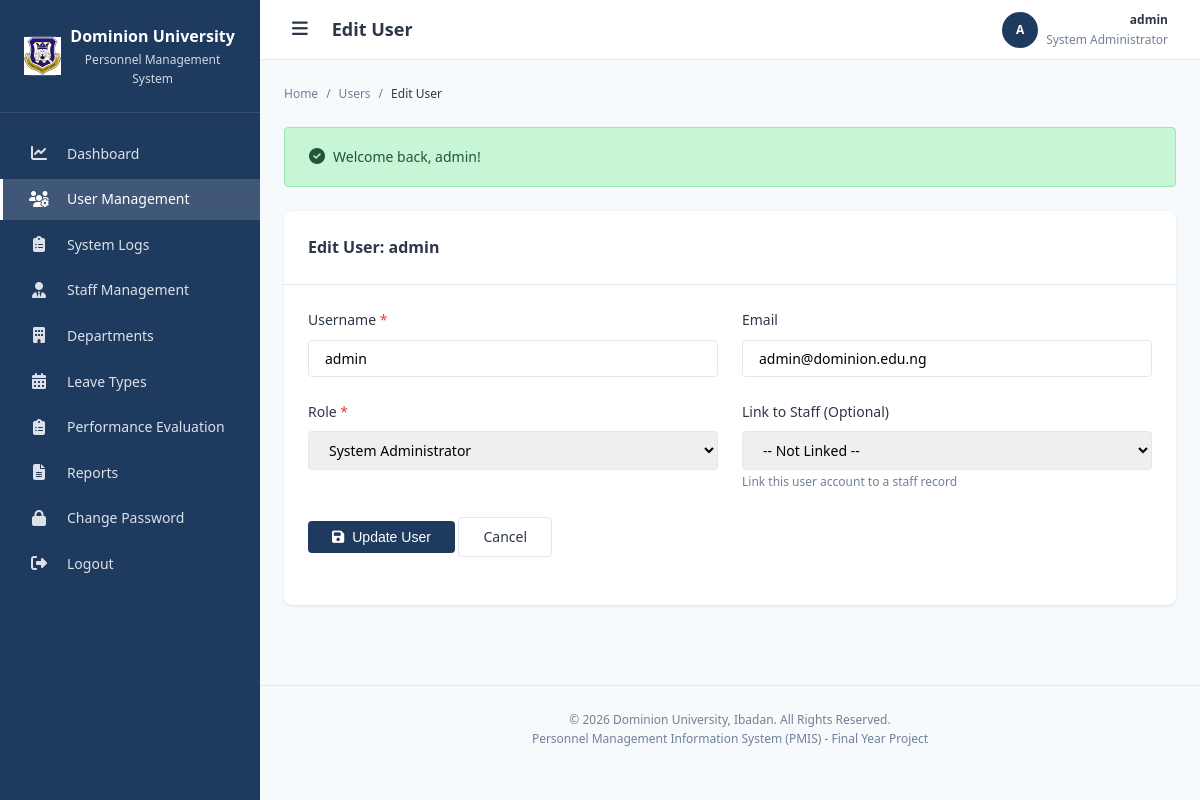
The app's page /modules/users/edit.php?id=1 (signed in) with its own data.
### tables this page shows
CREATE TABLE users (
    id INT AUTO_INCREMENT PRIMARY KEY,
    username VARCHAR(50) NOT NULL UNIQUE,
    email VARCHAR(100),
    password_hash VARCHAR(255) NOT NULL,
    role_id INT NOT NULL,
    staff_id INT NULL COMMENT 'Link to staff record if applicable',
    status ENUM('active', 'inactive') DEFAULT 'active',
    last_login TIMESTAMP NULL,
    created_at TIMESTAMP DEFAULT CURRENT_TIMESTAMP,
    updated_at TIMESTAMP DEFAULT CURRENT_TIMESTAMP ON UPDATE CURRENT_TIMESTAMP,
    
     
    FOREIGN KEY (role_id) REFERENCES roles(id) ON DELETE RESTRICT ON UPDATE CASCADE,
    FOREIGN KEY (staff_id) REFERENCES staff(id) ON DELETE SET NULL ON UPDATE CASCADE,
    
     
    INDEX idx_username (username),
    INDEX idx_user_status (status),
    INDEX idx_user_role (role_id)
);

CREATE TABLE roles (
    id INT AUTO_INCREMENT PRIMARY KEY,
    role_name VARCHAR(50) NOT NULL UNIQUE,
    description VARCHAR(255),
    created_at TIMESTAMP DEFAULT CURRENT_TIMESTAMP,
    INDEX idx_role_name (role_name)
);

### includes/auth.php (called while the page is built, shortened)
<?php
require_once __DIR__ . '/../config/db.php';
function getUserById($userId) {
    global $pdo;
    try {
        $stmt = $pdo->prepare("
            SELECT u.*, r.role_name, s.staff_id as staff_code
            FROM users u
            JOIN roles r ON u.role_id = r.id
            LEFT JOIN staff s ON u.staff_id = s.id
            WHERE u.id = :user_id
            LIMIT 1
        ");
        $stmt->execute([':user_id' => $userId]);
        return $stmt->fetch(PDO::FETCH_ASSOC);
    } catch (PDOException $e) {
        error_log("Get User Error: " . $e->getMessage());
        return false;
    }
}

### includes/role_check.php (called while the page is built, shortened)
<?php
require_once __DIR__ . '/auth.php';
function getRoleDisplayName($role) {
    $names = [
        'admin' => 'System Administrator',
        'hr' => 'Human Resources',
        'hod' => 'Head of Department',
        'staff' => 'Staff Member'
    ];
    return $names[$role] ?? ucfirst($role);
}

### modules/users/edit.php (the view, shortened to what this page needs)
<?php
require_once '../../config/db.php';
require_once '../../includes/auth.php';
require_once '../../includes/functions.php';
require_once '../../includes/role_check.php';
$userId = $_GET['id'] ?? 0;
$user = getUserById($userId);
$rolesStmt = $pdo->query("SELECT id, role_name FROM roles ORDER BY id");
$roles = $rolesStmt->fetchAll();
$formData = [
    'username' => $user['username'],
    'email' => $user['email'] ?? '',
    'role_id' => $user['role_id'],
    'staff_id' => $user['staff_id'] ?? ''
];
require_once '../../includes/header.php';
require_once '../../includes/sidebar.php';
?>
<div class="card">
    <div class="card-header">
        <h3 class="card-title">Edit User: <?php echo escapeOutput($user['username']); ?></h3>
    </div>
    <div class="card-body">
        <form method="POST" action="" data-validate>
            <div class="form-row">
                <div class="form-group">
                    <label class="form-label required">Username</label>
                    <input type="text" name="username" class="form-control"
                           value="<?php echo escapeOutput($formData['username']); ?>" required>
                </div>
                <div class="form-group">
                    <label class="form-label">Email</label>
                    <input type="email" name="email" class="form-control"
                           value="<?php echo escapeOutput($formData['email']); ?>">
                </div>
            </div>
            <div class="form-row">
                <div class="form-group">
                    <label class="form-label required">Role</label>
                    <select name="role_id" class="form-control" required>
                        <?php foreach ($roles as $role): ?>
                            <option value="<?php echo $role['id']; ?>"
                                    <?php echo ($formData['role_id'] == $role['id']) ? 'selected' : ''; ?>>
                                <?php echo getRoleDisplayName($role['role_name']); ?>
                            </option>
                        <?php endforeach; ?>
                    </select>
                </div>
                <div class="form-group">
                    <label class="form-label">Link to Staff (Optional)</label>
                    <select name="staff_id" class="form-control">
                        <option value="">-- Not Linked --</option>
                    </select>
                    <small class="form-hint">Link this user account to a staff record</small>
                </div>
            </div>
            <div class="form-group">
                <button type="submit" class="btn btn-primary"><i class="fas fa-save"></i> Update User</button>
                <a href="list.php" class="btn btn-outline">Cancel</a>
            </div>
        </form>
    </div>
</div>
<?php require_once '../../includes/footer.php'; ?>

### assets/css/style.css (style rules this page uses)
:root { --primary-color: #1e3a5f; --primary-dark: #152a45; --primary-light: #2c5282; --secondary-color: #2d5a87; --accent-color: #3182ce; --bg-color: #f7fafc; --card-bg: #ffffff; --text-color: #2d3748; --text-muted: #718096; --border-color: #e2e8f0; --success-color: #38a169; --success-bg: #c6f6d5; --danger-color: #e53e3e; --danger-bg: #fed7d7; --warning-color: #d69e2e; --warning-bg: #fefcbf; --info-color: #3182ce; --info-bg: #bee3f8; --font-family: 'Segoe UI', Tahoma, Geneva, Verdana, sans-serif; --font-size-base: 14px; --font-size-sm: 12px; --font-size-lg: 16px; --font-size-xl: 18px; --font-size-2xl: 24px; --spacing-xs: 4px; --spacing-sm: 8px; --spacing-md: 16px; --spacing-lg: 24px; --spacing-xl: 32px; --radius-sm: 4px; --radius-md: 8px; --radius-lg: 12px; --shadow-sm: 0 1px 3px rgba(0, 0, 0, 0.1); --shadow-md: 0 4px 6px rgba(0, 0, 0, 0.1); --shadow-lg: 0 10px 15px rgba(0, 0, 0, 0.1); --sidebar-width: 260px; --sidebar-collapsed: 70px; --header-height: 60px; }
* { margin: 0; padding: 0; box-sizing: border-box; }
html { font-size: var(--font-size-base); }
body { font-family: var(--font-family); background-color: var(--bg-color); color: var(--text-color); line-height: 1.6; min-height: 100vh; }
a { text-decoration: none; color: var(--accent-color); transition: color 0.2s; }
.card { background: var(--card-bg); border-radius: var(--radius-md); box-shadow: var(--shadow-sm); margin-bottom: var(--spacing-lg); }
.card-header { padding: var(--spacing-lg); border-bottom: 1px solid var(--border-color); display: flex; align-items: center; justify-content: space-between; }
.card-title { font-size: var(--font-size-lg); font-weight: 600; color: var(--text-color); }
.card-body { padding: var(--spacing-lg); }
.form-group { margin-bottom: var(--spacing-lg); }
.form-label { display: block; margin-bottom: var(--spacing-sm); font-weight: 500; color: var(--text-color); }
.form-label.required::after { content: ' *'; color: var(--danger-color); }
.form-control { width: 100%; padding: var(--spacing-sm) var(--spacing-md); border: 1px solid var(--border-color); border-radius: var(--radius-sm); font-size: var(--font-size-base); font-family: inherit; transition: border-color 0.2s, box-shadow 0.2s; }
select.form-control { cursor: pointer; }
.form-row { display: grid; grid-template-columns: repeat(auto-fit, minmax(200px, 1fr)); gap: var(--spacing-lg); }
.form-hint { font-size: var(--font-size-sm); color: var(--text-muted); margin-top: var(--spacing-xs); }
.btn { display: inline-flex; align-items: center; justify-content: center; gap: var(--spacing-sm); padding: var(--spacing-sm) var(--spacing-lg); border: none; border-radius: var(--radius-sm); font-size: var(--font-size-base); font-weight: 500; cursor: pointer; transition: all 0.2s; text-decoration: none; }
.btn-primary { background: var(--primary-color); color: #fff; }
.btn-outline { background: transparent; border: 1px solid var(--border-color); color: var(--text-color); }

### records on screen
users: username "admin", email "admin@dominion.edu.ng", role_id "System Administrator"

### other values on screen
escapeOutput($pageTitle) "Edit User"
$currentUserInitials "A"
escapeOutput($currentUserName) "admin"
escapeOutput($currentUserRole) "System Administrator"
escapeOutput($name) "Users"
escapeOutput($name) "Edit User"
escapeOutput($msg['message']) "Welcome back, admin!"
